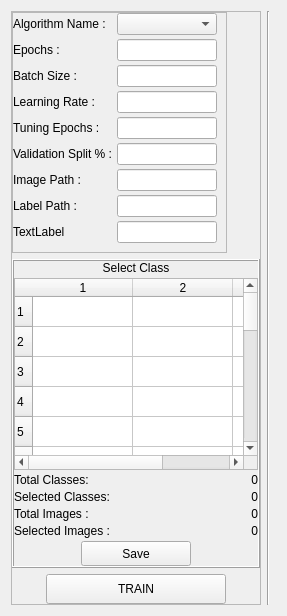
                         <widget class="QWidget" name="page_binary_training">
                          <layout class="QHBoxLayout" name="horizontalLayout_85">
                           <item>
                            <widget class="QFrame" name="frame_47">
                             <property name="maximumSize">
                              <size>
                               <width>250</width>
                               <height>16777215</height>
                              </size>
                             </property>
                             <property name="frameShape">
                              <enum>QFrame::StyledPanel</enum>
                             </property>
                             <property name="frameShadow">
                              <enum>QFrame::Raised</enum>
                             </property>
                             <layout class="QVBoxLayout" name="verticalLayout_81">
                              <property name="leftMargin">
                               <number>0</number>
                              </property>
                              <property name="topMargin">
                               <number>0</number>
                              </property>
                              <property name="rightMargin">
                               <number>0</number>
                              </property>
                              <property name="bottomMargin">
                               <number>0</number>
                              </property>
                              <item alignment="Qt::AlignLeft">
                               <widget class="QFrame" name="frame_48">
                                <property name="minimumSize">
                                 <size>
                                  <width>0</width>
                                  <height>50</height>
                                 </size>
                                </property>
                                <property name="frameShape">
                                 <enum>QFrame::StyledPanel</enum>
                                </property>
                                <property name="frameShadow">
                                 <enum>QFrame::Raised</enum>
                                </property>
                                <layout class="QVBoxLayout" name="verticalLayout_82">
                                 <property name="spacing">
                                  <number>4</number>
                                 </property>
                                 <property name="leftMargin">
                                  <number>0</number>
                                 </property>
                                 <property name="topMargin">
                                  <number>0</number>
                                 </property>
                                 <item>
                                  <layout class="QHBoxLayout" name="horizontalLayout_99">
                                   <item alignment="Qt::AlignLeft">
                                    <widget class="QLabel" name="label_137">
                                     <property name="text">
                                      <string>Algorithm Name :</string>
                                     </property>
                                    </widget>
                                   </item>
                                   <item>
                                    <widget class="QComboBox" name="comboBox_9"/>
                                   </item>
                                  </layout>
                                 </item>
                                 <item>
                                  <layout class="QHBoxLayout" name="horizontalLayout_100">
                                   <item alignment="Qt::AlignLeft">
                                    <widget class="QLabel" name="label_138">
                                     <property name="text">
                                      <string>Epochs :</string>
                                     </property>
                                    </widget>
                                   </item>
                                   <item>
                                    <widget class="QLineEdit" name="lineEdit_52">
                                     <property name="maximumSize">
                                      <size>
                                       <width>100</width>
                                       <height>16777215</height>
                                      </size>
                                     </property>
                                    </widget>
                                   </item>
                                  </layout>
                                 </item>
                                 <item>
                                  <layout class="QHBoxLayout" name="horizontalLayout_101">
                                   <item alignment="Qt::AlignLeft">
                                    <widget class="QLabel" name="label_139">
                                     <property name="text">
                                      <string>Batch Size :</string>
                                     </property>
                                    </widget>
                                   </item>
                                   <item>
                                    <widget class="QLineEdit" name="lineEdit_53">
                                     <property name="maximumSize">
                                      <size>
                                       <width>100</width>
                                       <height>16777215</height>
                                      </size>
                                     </property>
                                    </widget>
                                   </item>
                                  </layout>
                                 </item>
                                 <item>
                                  <layout class="QHBoxLayout" name="horizontalLayout_102">
                                   <item>
                                    <widget class="QLabel" name="label_140">
                                     <property name="text">
                                      <string>Learning Rate :</string>
                                     </property>
                                    </widget>
                                   </item>
                                   <item>
                                    <widget class="QLineEdit" name="lineEdit_54">
                                     <property name="maximumSize">
                                      <size>
                                       <width>100</width>
                                       <height>16777215</height>
                                      </size>
                                     </property>
                                    </widget>
                                   </item>
                                  </layout>
                                 </item>
                                 <item>
                                  <layout class="QHBoxLayout" name="horizontalLayout_103">
                                   <item>
                                    <widget class="QLabel" name="label_141">
                                     <property name="text">
                                      <string>Tuning Epochs :</string>
                                     </property>
                                    </widget>
                                   </item>
                                   <item>
                                    <widget class="QLineEdit" name="lineEdit_55">
                                     <property name="maximumSize">
                                      <size>
                                       <width>100</width>
                                       <height>16777215</height>
                                      </size>
                                     </property>
                                    </widget>
                                   </item>
                                  </layout>
                                 </item>
                                 <item>
                                  <layout class="QHBoxLayout" name="horizontalLayout_104">
                                   <item>
                                    <widget class="QLabel" name="label_142">
                                     <property name="text">
                                      <string>Validation Split % :</string>
                                     </property>
                                    </widget>
                                   </item>
                                   <item>
                                    <widget class="QLineEdit" name="lineEdit_56">
                                     <property name="maximumSize">
                                      <size>
                                       <width>100</width>
                                       <height>16777215</height>
                                      </size>
                                     </property>
                                    </widget>
                                   </item>
                                  </layout>
                                 </item>
                                 <item>
                                  <layout class="QHBoxLayout" name="horizontalLayout_105">
                                   <item>
                                    <widget class="QLabel" name="label_143">
                                     <property name="text">
                                      <string>Image Path :</string>
                                     </property>
                                    </widget>
                                   </item>
                                   <item>
                                    <widget class="QLineEdit" name="lineEdit_57">
                                     <property name="maximumSize">
                                      <size>
                                       <width>100</width>
                                       <height>16777215</height>
                                      </size>
                                     </property>
                                    </widget>
                                   </item>
                                  </layout>
                                 </item>
                                 <item>
                                  <layout class="QHBoxLayout" name="horizontalLayout_106">
                                   <item>
                                    <widget class="QLabel" name="label_144">
                                     <property name="text">
                                      <string>Label Path :</string>
                                     </property>
                                    </widget>
                                   </item>
                                   <item>
                                    <widget class="QLineEdit" name="lineEdit_58">
                                     <property name="maximumSize">
                                      <size>
                                       <width>100</width>
                                       <height>16777215</height>
                                      </size>
                                     </property>
                                    </widget>
                                   </item>
                                  </layout>
                                 </item>
                                 <item>
                                  <layout class="QHBoxLayout" name="horizontalLayout_107">
                                   <item>
                                    <widget class="QLabel" name="label_145">
                                     <property name="text">
                                      <string>TextLabel</string>
                                     </property>
                                    </widget>
                                   </item>
                                   <item>
                                    <widget class="QLineEdit" name="lineEdit_59">
                                     <property name="maximumSize">
                                      <size>
                                       <width>100</width>
                                       <height>16777215</height>
                                      </size>
                                     </property>
                                    </widget>
                                   </item>
                                  </layout>
                                 </item>
                                </layout>
                               </widget>
                              </item>
                              <item>
                               <widget class="QFrame" name="frame_49">
                                <property name="cursor">
                                 <cursorShape>ArrowCursor</cursorShape>
                                </property>
                                <property name="frameShape">
                                 <enum>QFrame::Box</enum>
                                </property>
                                <property name="frameShadow">
                                 <enum>QFrame::Raised</enum>
                                </property>
                                <layout class="QVBoxLayout" name="verticalLayout_83">
                                 <property name="spacing">
                                  <number>3</number>
                                 </property>
                                 <property name="leftMargin">
                                  <number>0</number>
                                 </property>
                                 <property name="topMargin">
                                  <number>0</number>
                                 </property>
                                 <property name="rightMargin">
                                  <number>0</number>
                                 </property>
                                 <property name="bottomMargin">
                                  <number>0</number>
                                 </property>
                                 <item>
                                  <widget class="QLabel" name="label_146">
                                   <property name="minimumSize">
                                    <size>
                                     <width>100</width>
                                     <height>0</height>
                                    </size>
                                   </property>
                                   <property name="styleSheet">
                                    <string notr="true">text-align: center;</string>
                                   </property>
                                   <property name="text">
                                    <string>Select Class</string>
                                   </property>
                                   <property name="alignment">
                                    <set>Qt::AlignCenter</set>
                                   </property>
                                  </widget>
                                 </item>
                                 <item>
                                  <widget class="QTableWidget" name="table_classification_select_class_4">
                                   <property name="rowCount">
                                    <number>20</number>
                                   </property>
                                   <property name="columnCount">
                                    <number>3</number>
                                   </property>
                                   <row/>
                                   <row/>
                                   <row/>
                                   <row/>
                                   <row/>
                                   <row/>
                                   <row/>
                                   <row/>
                                   <row/>
                                   <row/>
                                   <row/>
                                   <row/>
                                   <row/>
                                   <row/>
                                   <row/>
                                   <row/>
                                   <row/>
                                   <row/>
                                   <row/>
                                   <row/>
                                   <column/>
                                   <column/>
                                   <column/>
                                  </widget>
                                 </item>
                                 <item>
                                  <layout class="QHBoxLayout" name="horizontalLayout_108">
                                   <item>
                                    <widget class="QLabel" name="label_147">
                                     <property name="text">
                                      <string>Total Classes:</string>
                                     </property>
                                    </widget>
                                   </item>
                                   <item>
                                    <widget class="QLabel" name="label_148">
                                     <property name="text">
                                      <string>0</string>
                                     </property>
                                     <property name="alignment">
                                      <set>Qt::AlignRight|Qt::AlignTrailing|Qt::AlignVCenter</set>
                                     </property>
                                    </widget>
                                   </item>
                                  </layout>
                                 </item>
                                 <item>
                                  <layout class="QHBoxLayout" name="horizontalLayout_109">
                                   <item>
                                    <widget class="QLabel" name="label_149">
                                     <property name="text">
                                      <string>Selected Classes:</string>
                                     </property>
                                    </widget>
                                   </item>
                                   <item>
                                    <widget class="QLabel" name="label_150">
                                     <property name="text">
                                      <string>0</string>
                                     </property>
                                     <property name="alignment">
                                      <set>Qt::AlignRight|Qt::AlignTrailing|Qt::AlignVCenter</set>
                                     </property>
                                    </widget>
                                   </item>
                                  </layout>
                                 </item>
                                 <item>
                                  <layout class="QHBoxLayout" name="horizontalLayout_110">
                                   <item>
                                    <widget class="QLabel" name="label_151">
                                     <property name="text">
                                      <string>Total Images :</string>
                                     </property>
                                    </widget>
                                   </item>
                                   <item>
                                    <widget class="QLabel" name="label_152">
                                     <property name="text">
                                      <string>0</string>
                                     </property>
                                     <property name="alignment">
                                      <set>Qt::AlignRight|Qt::AlignTrailing|Qt::AlignVCenter</set>
                                     </property>
                                    </widget>
                                   </item>
                                  </layout>
                                 </item>
                                 <item>
                                  <layout class="QHBoxLayout" name="horizontalLayout_111">
                                   <item>
                                    <widget class="QLabel" name="label_153">
                                     <property name="text">
                                      <string>Selected Images :</string>
                                     </property>
                                    </widget>
                                   </item>
                                   <item>
                                    <widget class="QLabel" name="label_154">
                                     <property name="text">
                                      <string>0</string>
                                     </property>
                                     <property name="alignment">
                                      <set>Qt::AlignRight|Qt::AlignTrailing|Qt::AlignVCenter</set>
                                     </property>
                                    </widget>
                                   </item>
                                  </layout>
                                 </item>
                                 <item alignment="Qt::AlignHCenter">
                                  <widget class="QPushButton" name="pushButton_24">
                                   <property name="minimumSize">
                                    <size>
                                     <width>110</width>
                                     <height>25</height>
                                    </size>
                                   </property>
                                   <property name="maximumSize">
                                    <size>
                                     <width>110</width>
                                     <height>30</height>
                                    </size>
                                   </property>
                                   <property name="cursor">
                                    <cursorShape>PointingHandCursor</cursorShape>
                                   </property>
                                   <property name="text">
                                    <string>Save</string>
                                   </property>
                                  </widget>
                                 </item>
                                </layout>
                               </widget>
                              </item>
                              <item alignment="Qt::AlignHCenter">
                               <widget class="QPushButton" name="pushButton_25">
                                <property name="minimumSize">
                                 <size>
                                  <width>180</width>
                                  <height>30</height>
                                 </size>
                                </property>
                                <property name="maximumSize">
                                 <size>
                                  <width>180</width>
                                  <height>16777215</height>
                                 </size>
                                </property>
                                <property name="cursor">
                                 <cursorShape>PointingHandCursor</cursorShape>
                                </property>
                                <property name="text">
                                 <string>TRAIN</string>
                                </property>
                               </widget>
                              </item>
                             </layout>
                            </widget>
                           </item>
                           <item>
                            <widget class="Line" name="line_29">
                             <property name="orientation">
                              <enum>Qt::Vertical</enum>
                             </property>
                            </widget>
                           </item>
                           <item>
                            <widget class="QFrame" name="frame_42">
                             <property name="frameShape">
                              <enum>QFrame::StyledPanel</enum>
                             </property>
                             <property name="frameShadow">
                              <enum>QFrame::Raised</enum>
                             </property>
                            </widget>
                           </item>
                          </layout>
                         </widget>
